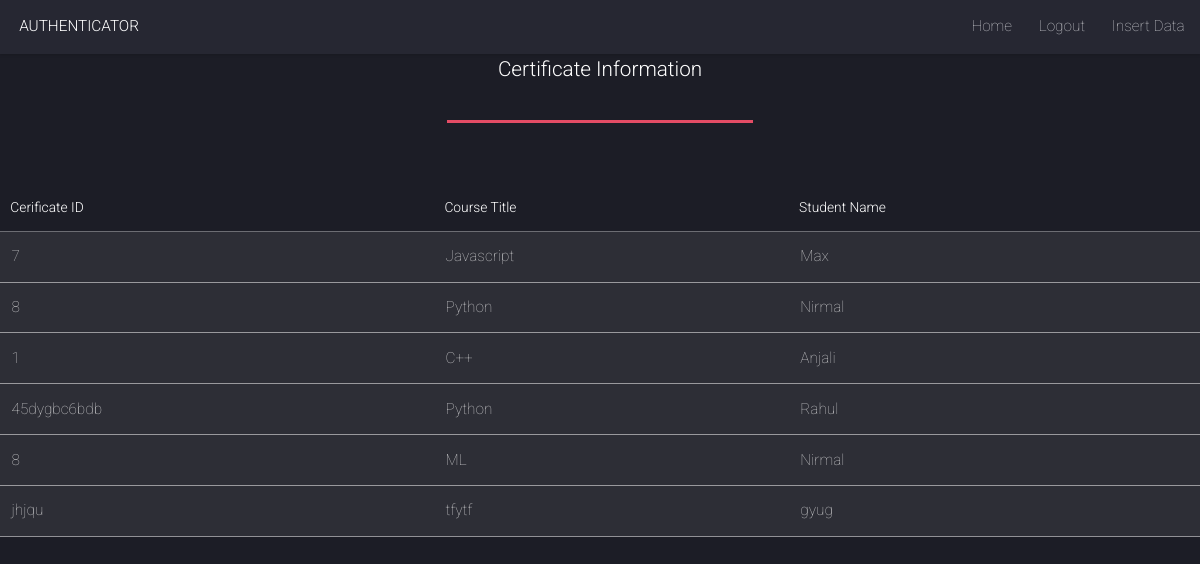
The app's page /employee/A/, older data.
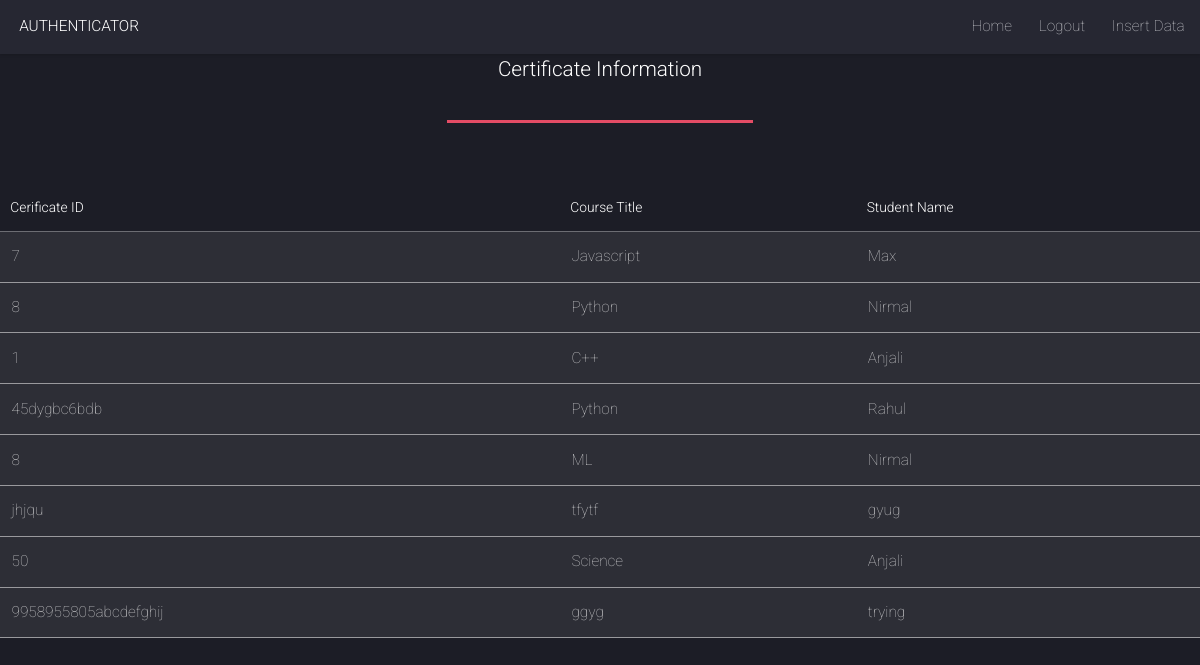
The same page, newer data.
### employee/models.py (models this page shows, shortened)
class A_data(models.Model):
    certi_no = models.CharField(max_length = 255, default=False)
    username = models.CharField(max_length = 255)
    course = models.CharField(max_length=100)
    father = models.CharField(max_length=100)
    image = models.ImageField(upload_to='images/')

### employee/views.py (the view)
# urls.py: path("A/", views.A, name="A"),
def A(request):
    employee = A_data.objects
    return render(request, 'employee/A.html', {'employee':employee})

### employee/templates/employee/A.html
{% extends 'employee/homepage.html' %}
{% block body %}
<header class="major">
  <h3>Certificate Information</h3>
</header>
  <section>
    <div class="table-wrapper">
      <table>
        <thead>
          <tr>
            <th>Cerificate ID</th>
            <th>Course Title</th>
            <th>Student Name</th>
          </tr>
        </thead>
        {% for A in employee.all %}
        <tbody>
          <tr onclick="window.location='{% url 'detail' A.id %}';" style="cursor: pointer;">
            <td> {{ A.certi_no }}</td>
            <td>{{ A.course }}</td>
            <td>{{ A.username }}</td>
          </tr>
        </div>
          <tr>
{% endfor %}
{% endblock %}

### employee/templates/employee/homepage.html (shortened to what this page needs)
<!DOCTYPE HTML>
{% load static %}
<html>
	<head>
    <link rel="stylesheet" href="https://stackpath.bootstrapcdn.com/bootstrap/4.2.1/css/bootstrap.min.css">
    <link rel="stylesheet" href="https://cdnjs.cloudflare.com/ajax/libs/font-awesome/4.7.0/css/font-awesome.min.css">
		<link rel="stylesheet" href="{% static 'assets/css/main.css' %}" />
	</head>
	<body class="is-preload">
		<div id="page-wrapper">
      <header id="header">
        <h1 id="logo"><a href="{% url 'home' %}">AUTHENTICATOR</a></h1>
        <nav id="nav">
          <ul>
            <li><a href="{% url 'home' %}">Home</a></li>
            <li>
              <a href="{% url 'home' %}">Logout</a>
            </li>
						<li><a href="{% url 'insert' %}">Insert Data</a></li>
          </ul>
        </nav>
      </header>
        {% block body %} {% endblock %}
	</body>
</html>

### Authenticator/static/assets/css/main.css (style rules this page uses)
html, body, div, span, applet, object, iframe, h1, h2, h3, h4, h5, h6, p, blockquote, pre, a, abbr, acronym, address, big, cite, code, del, dfn, em, img, ins, kbd, q, s, samp, small, strike, strong, sub, sup, tt, var, b, u, i, center, dl, dt, dd, ol, ul, li, fieldset, form, label, legend, table, caption, tbody, tfoot, thead, tr, th, td, article, aside, canvas, details, embed, figure, figcaption, footer, header, hgroup, menu, nav, output, ruby, section, summary, time, mark, audio, video { margin: 0; padding: 0; border: 0; font-size: 100%; font: inherit; vertical-align: baseline; }
article, aside, details, figcaption, figure, footer, header, hgroup, menu, nav, section { display: block; }
body { line-height: 1; }
ol, ul { list-style: none; }
table { border-collapse: collapse; border-spacing: 0; }
body { -webkit-text-size-adjust: none; }
html { box-sizing: border-box; }
*, *:before, *:after { box-sizing: inherit; }
html, body { background: #1c1d26; }
body, input, select, textarea { color: rgba(255, 255, 255, 0.75); font-family: "Roboto", Helvetica, sans-serif; font-size: 15pt; font-weight: 100; line-height: 1.75em; }
a { -moz-transition: border-color 0.2s ease-in-out, color 0.2s ease-in-out; -webkit-transition: border-color 0.2s ease-in-out, color 0.2s ease-in-out; -ms-transition: border-color 0.2s ease-in-out, color 0.2s ease-in-out; transition: border-color 0.2s ease-in-out, color 0.2s ease-in-out; border-bottom: dotted 1px; color: #e44c65; text-decoration: none; }
h1, h2, h3, h4, h5, h6 { color: #ffffff; font-weight: 300; line-height: 1em; margin: 0 0 1em 0; }
h1 a, h2 a, h3 a, h4 a, h5 a, h6 a { color: inherit; border: 0; }
h3 { font-size: 1.35em; line-height: 1.5em; }
header.major { margin: 0 0 4em 0; position: relative; text-align: center; }
header.major:after { background: #e44c65; content: ''; display: inline-block; height: 0.2em; max-width: 20em; width: 75%; }
ul { list-style: disc; margin: 0 0 2em 0; padding-left: 1em; }
ul li { padding-left: 0.5em; }
.table-wrapper { -webkit-overflow-scrolling: touch; overflow-x: auto; }
table { margin: 0 0 2em 0; width: 100%; }
table tbody tr { border: solid 1px rgba(255, 255, 255, 0.3); border-left: 0; border-right: 0; }
table tbody tr:nth-child(2n + 1) { background-color: rgba(255, 255, 255, 0.075); }
table td { padding: 0.75em 0.75em; }
table th { color: #ffffff; font-size: 0.9em; font-weight: 300; padding: 0 0.75em 0.75em 0.75em; text-align: left; }
table thead { border-bottom: solid 1px rgba(255, 255, 255, 0.3); }
#page-wrapper { padding-top: 3.5em; }
#header { background: rgba(39, 40, 51, 0.965); box-shadow: 0 0 0.25em 0 rgba(0, 0, 0, 0.25); cursor: default; height: 3.5em; left: 0; line-height: 3.5em; position: fixed; top: 0; width: 100%; z-index: 100; }
#header h1 { height: inherit; left: 1.25em; line-height: inherit; margin: 0; position: absolute; top: 0; }
#header nav { position: absolute; right: 1em; top: 0; }
#header nav ul { margin: 0; }
#header nav ul li { display: inline-block; margin-left: 1em; }
#header nav ul li a, #header nav ul li span { border: 0; color: inherit; display: inline-block; height: inherit; line-height: inherit; outline: 0; }
#header nav ul li a:not(.button):before, #header nav ul li span:not(.button):before { margin-right: 0.5em; }
@media screen and (max-width: 1680px) { body, input, select, textarea { font-size: 13pt; } }
@media screen and (max-width: 1280px) { body, input, select, textarea { font-size: 11.5pt; } }

Row changes from the older to the newer data that the page shows:
added A_data: certi_no "50", course "Science", username "Anjali"
added A_data: certi_no "9958955805abcdefghij", course "ggyg", username "trying"
